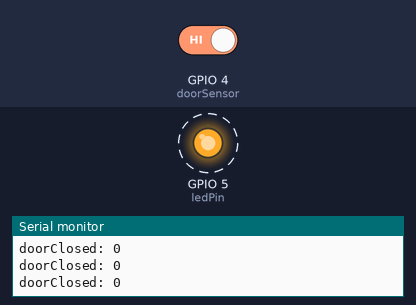
This sketch was run on a simulated ESP8266 (NodeMCU). Parts: output pins drawn as LEDs (lit = HIGH), the last lines printed to the serial monitor. Dashed ring = blinking. The inputs (shaded band) are chosen by the test bench; at power-on: GPIO 4 (doorSensor) HIGH. WiFi joins after 1.5 s; servers stay silent unless stated.

Above: at 2.38 s.
2.8 s: GPIO 4 (doorSensor) driven LOW
At 3.7 s:
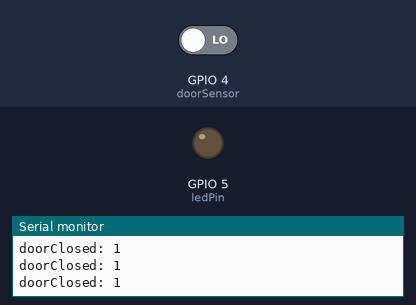
4.5 s: GPIO 4 (doorSensor) driven HIGH
At 4.63 s:
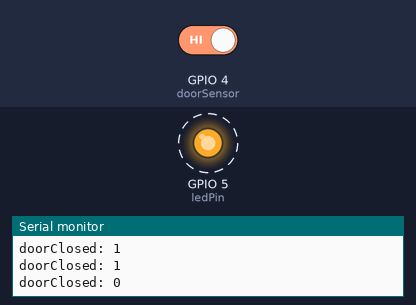
Timing chart, 0 to 13.5 s (numbered marks = the images above; inputs shaded):
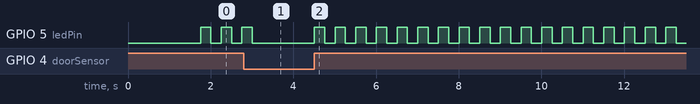

The sketch:

Futterbox.ino
```cpp
// reads magnet switch input
// if closed, barn door is closed, turn LED off
// if opened, barn door is opened, then blink LED
// present door state on webserver as hobebridge json data


#include <ESP8266WiFi.h>
#include <WiFiClient.h>
#include <ESP8266WebServer.h>

const char* ssid     = "XXXX";
const char* password = "XXXX";

int ledPin = 5; // pin D1
int doorSensor = 4; // pin D2
unsigned long previousMillis = 0; // will store last time LED was updated
bool doorClosed = false; // door state
const long interval = 250;       // interval at which to blink (milliseconds)
int ledState = LOW;             // ledState used to set the LED


ESP8266WebServer server(80);

void handle_root() {
  server.send(200, "text/plain", "Tor zur Futterbox, lesen mit /futterbox");
  delay(100);
}

void readDoorSensor() {
  int doorState = digitalRead(doorSensor);
  doorClosed = !doorState;
  Serial.print("doorClosed: ");
  Serial.println(doorClosed);
}

void setup(void)
{
  // status logging
  Serial.begin(115200);

  pinMode(doorSensor, INPUT_PULLUP);
  pinMode(ledPin, OUTPUT);

  // Connect to WiFi network
  Serial.print("Connecting to ");
  Serial.print(ssid);

  WiFi.begin(ssid, password);

  while (WiFi.status() != WL_CONNECTED) {
    delay(500);
    Serial.print(".");
  }
  Serial.println("");
  Serial.println("WiFi connected");

  // Print the IP address
  Serial.print("Use this URL to connect: ");
  Serial.print("http://");
  Serial.print(WiFi.localIP());
  Serial.println("/");

  server.on("/", handle_root);

  server.on("/futterbox/state", []() {
    readDoorSensor();
    char* statusText = 0;
    if (doorClosed) {
      statusText = "CLOSED";
    } else {
      statusText = "OPEN";
    }
    server.send(200, "data", statusText);
  });

  server.on("/futterbox/target", []() {
    readDoorSensor();
    char* statusText = 0;
    if (doorClosed) {
      statusText = "CLOSED";
    } else {
      statusText = "OPEN";
    }
    server.send(200, "data", statusText);
  });

  server.begin();
  Serial.println("HTTP server started");
}

void loop(void)
{
  server.handleClient();

  // blink LED
  unsigned long currentMillis = millis();

  if (currentMillis - previousMillis >= interval) {
    // save the last time you blinked the LED
    previousMillis = currentMillis;

    readDoorSensor();

    // if the LED is off turn it on and vice-versa (only if door is open)
    if (ledState == LOW || doorClosed) {
      ledState = HIGH;
    } else {
      ledState = LOW;
    }

    // set the LED with the ledState of the variable:
    digitalWrite(ledPin, !ledState);
  }
}
```

Measured:
- after the input at 2.8 s, GPIO 5 (ledPin): goes on until 3.0 s, then stays LOW
- after the input at 4.5 s, GPIO 5 (ledPin): alternates HIGH for 0.25 s and LOW for 0.25 s, starting at once
- by itself, GPIO 5 (ledPin): alternates HIGH for 0.25 s and LOW for 0.25 s
